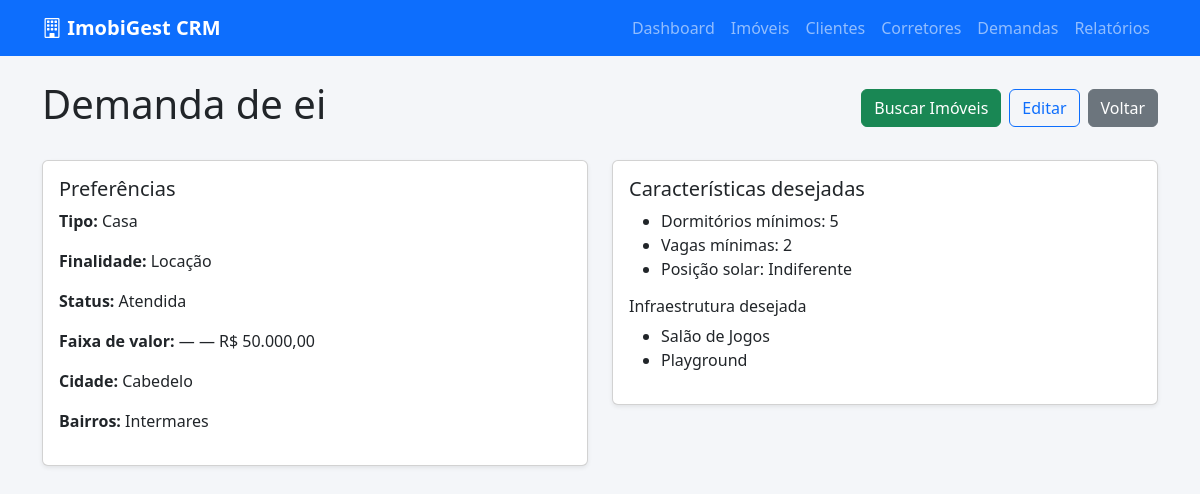
/demandas/1/, run on the app's committed database.
### apps/imoveis/models.py (models this page shows, shortened)
class DemandaCliente(models.Model):
    TIPO_CHOICES = [
        ('casa', 'Casa'),
        ('apartamento', 'Apartamento'),
        ('cobertura', 'Cobertura'),
        ('terreno', 'Terreno'),
        ('comercial', 'Comercial'),
    ]
    FINALIDADE_CHOICES = [
        ('venda', 'Venda'),
        ('locacao', 'Locação'),
    ]
    STATUS_CHOICES = [
        ('aberta', 'Aberta'),
        ('atendida', 'Atendida'),
    ]
    cliente = models.ForeignKey('Cliente', on_delete=models.CASCADE)
    tipo_imovel = models.CharField(max_length=30, choices=TIPO_CHOICES)
    finalidade = models.CharField(max_length=20, choices=FINALIDADE_CHOICES)
    status = models.CharField(max_length=20, choices=STATUS_CHOICES, default='aberta')
    valor_minimo = models.DecimalField(max_digits=12, decimal_places=2, null=True, blank=True)
    valor_maximo = models.DecimalField(max_digits=12, decimal_places=2, null=True, blank=True)
    cidade = models.CharField(max_length=50, choices=CIDADE_CHOICES, default='João Pessoa')
    bairro = models.CharField(max_length=100, blank=True, null=True)
    bairros = models.CharField(max_length=500, blank=True, null=True, help_text='Bairros separados por vírgula')
    dormitorios = models.IntegerField(null=True, blank=True)
    vagas = models.IntegerField(null=True, blank=True)
    posicao_solar = models.CharField(
        max_length=15,
        choices=[
            ('nascente', 'Nascente'),
            ('sul', 'Sul'),
            ('poente', 'Poente'),
            ('indiferente', 'Indiferente'),
        ],
        default='indiferente',
    )
    infraestrutura = models.ManyToManyField('Infraestrutura', blank=True)
    criado_em = models.DateTimeField(auto_now_add=True)

class Cliente(models.Model):
    nome = models.CharField(max_length=150)
    telefone = models.CharField(max_length=20)
    email = models.EmailField(blank=True, null=True)
    observacao = models.TextField(blank=True, null=True)
    criado_em = models.DateTimeField(auto_now_add=True)

class Infraestrutura(models.Model):
    nome = models.CharField(max_length=100)

### apps/demandas/views.py (the view)
# urls.py: path('<int:pk>/', DemandaDetailView.as_view(), name='detail'),
class DemandaDetailView(DetailView):
    model = DemandaCliente
    template_name = 'demandas/detail.html'
    context_object_name = 'demanda'

### apps/imoveis/templatetags/moeda_filters.py (called while the page is built)
@register.filter
def moeda(valor):
    return formatar_moeda(valor)

### apps/imoveis/utils.py (called while the page is built)
def formatar_moeda(valor, simbolo=True):
    if valor is None or valor == '':
        return '—'
    try:
        numero = Decimal(str(valor))
        texto = f'{numero:,.2f}'.replace(',', 'X').replace('.', ',').replace('X', '.')
        return f'R$ {texto}' if simbolo else texto
    except (InvalidOperation, ValueError, TypeError):
        return str(valor)

### apps/demandas/templates/demandas/detail.html (shortened to what this page needs)
{% extends 'base.html' %}
{% load moeda_filters %}
{% block content %}
<div class="d-flex justify-content-between align-items-center mb-4">
    <h1>Demanda de {{ demanda.cliente.nome }}</h1>
    <div class="d-flex gap-2">
        <a href="{% url 'demandas:buscar' demanda.pk %}" class="btn btn-success">Buscar Imóveis</a>
        <a href="{% url 'demandas:update' demanda.pk %}" class="btn btn-outline-primary">Editar</a>
        <a href="{% url 'demandas:list' %}" class="btn btn-secondary">Voltar</a>
    </div>
</div>
<div class="row g-4">
    <div class="col-md-6">
        <div class="card shadow-sm">
            <div class="card-body">
                <h5>Preferências</h5>
                <p><strong>Tipo:</strong> {{ demanda.get_tipo_imovel_display }}</p>
                <p><strong>Finalidade:</strong> {{ demanda.get_finalidade_display }}</p>
                <p><strong>Status:</strong> {{ demanda.get_status_display }}</p>
                <p><strong>Faixa de valor:</strong>
                    {% if demanda.valor_minimo or demanda.valor_maximo %}
                        {% if demanda.valor_minimo %}{{ demanda.valor_minimo|moeda }}{% else %}—{% endif %}
                        —
                        {% if demanda.valor_maximo %}{{ demanda.valor_maximo|moeda }}{% else %}—{% endif %}
                    {% else %}—{% endif %}
                </p>
                <p><strong>Cidade:</strong> {{ demanda.cidade|default:"—" }}</p>
                <p><strong>Bairros:</strong> {{ demanda.bairros|default:demanda.bairro|default:"—" }}</p>
            </div>
        </div>
    </div>
    <div class="col-md-6">
        <div class="card shadow-sm">
            <div class="card-body">
                <h5>Características desejadas</h5>
                <ul class="mb-0">
                    <li>Dormitórios mínimos: {{ demanda.dormitorios|default:"—" }}</li>
                    <li>Vagas mínimas: {{ demanda.vagas|default:"—" }}</li>
                    <li>Posição solar: {{ demanda.get_posicao_solar_display }}</li>
                </ul>
                {% if demanda.infraestrutura.all %}
                <h6 class="mt-3">Infraestrutura desejada</h6>
                <ul>
                    {% for item in demanda.infraestrutura.all %}
                    <li>{{ item.nome }}</li>
                    {% endfor %}
                </ul>
                {% endif %}
            </div>
        </div>
    </div>
</div>
{% endblock %}

### templates/base.html (style rules this page uses)
body { background-color: #f4f6f9; }

### data on the page
DemandaCliente: cliente.nome "ei", tipo_imovel "Casa", finalidade "Locação", status "Atendida", valor_maximo|moeda "R$ 50.000,00", cidade "Cabedelo", bairros "Intermares", dormitorios "5", vagas "2", posicao_solar "Indiferente"
Infraestrutura: nome "Salão de Jogos"
Infraestrutura: nome "Playground"
